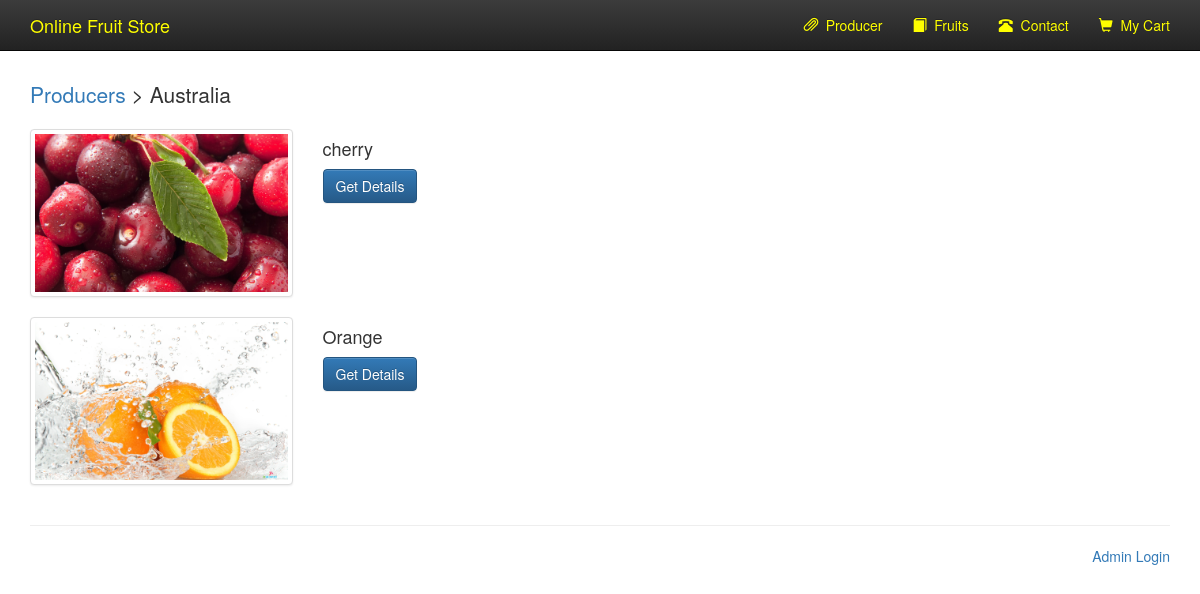
The app's page /fruitPerPub.php?pubid=2 with its own data.
### tables this page shows
CREATE TABLE `publisher` (
  `publisherid` int(10) UNSIGNED NOT NULL,
  `publisher_name` varchar(60) NOT NULL,
  `picture` varchar(40) DEFAULT NULL
);

CREATE TABLE `fruits` (
  `fid` varchar(20) DEFAULT NULL,
  `fname` varchar(60) DEFAULT NULL,
  `prod` varchar(60) DEFAULT NULL,
  `_image` varchar(40) DEFAULT NULL,
  `_descr` text DEFAULT NULL,
  `_price` decimal(6,2) DEFAULT NULL,
  `publisherid` int(10) UNSIGNED NOT NULL
);

### functions/database_functions.php (called while the page is built, shortened)
<?php
	function getPubName($conn, $pubid){
		$query = "SELECT publisher_name FROM publisher WHERE publisherid = '$pubid'";
		$result = mysqli_query($conn, $query);
		$row = mysqli_fetch_assoc($result);
		return $row['publisher_name'];
	}
?>

### fruitPerPub.php (the view, shortened to what this page needs)
<?php
	require_once "./functions/database_functions.php";
	if(isset($_GET['pubid'])){
		$pubid = $_GET['pubid'];
	} else {
		echo "Wrong query! Check again!";
		exit;
	}
	$conn = db_connect();
	$pubName = getPubName($conn, $pubid);
	$query = "SELECT fid, fname, _image FROM fruits WHERE publisherid = '$pubid'";
	$result = mysqli_query($conn, $query);
	require "./template/header.php";
?>
	<p class="lead"><a href="publisher_list.php">Producers</a> > <?php echo $pubName; ?></p>
	<?php while($row = mysqli_fetch_assoc($result)){
?>
	<div class="row">
		<div class="col-md-3">
			<img class="img-responsive img-thumbnail" src="./bootstrap/img/<?php echo $row['_image'];?>">
		</div>
		<div class="col-md-7">
			<h4><?php echo $row['fname'];?></h4>
			<a href="fruit.php?fruitid=<?php echo $row['fid'];?>" class="btn btn-primary">Get Details</a>
		</div>
	</div>
	<br>
<?php
	}
	require "./template/footer.php";
?>

### records on screen
publisher: publisher_name "Australia"
fruits: _image (picture), fname "cherry"
fruits: _image (picture), fname "Orange"
